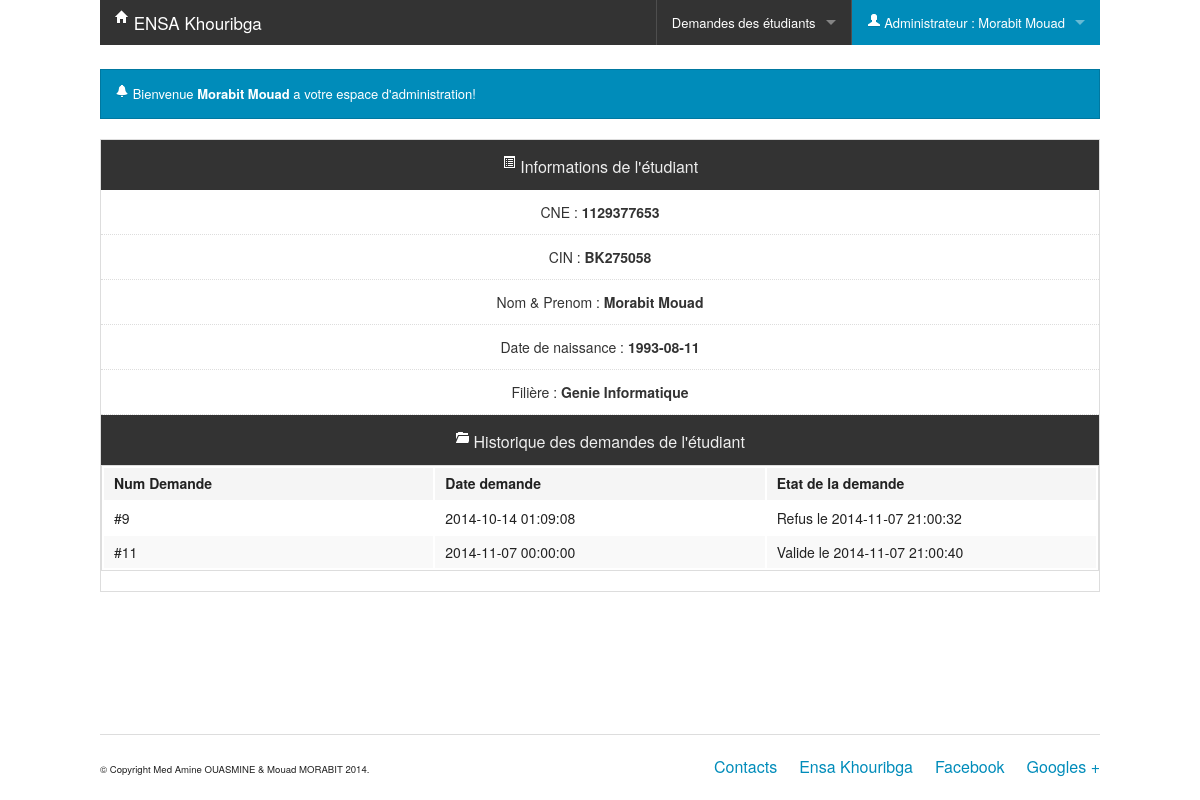
/?page=details_etudiant&cne=1129377653 (signed in), run on the app's committed database.
### tables this page shows
CREATE TABLE IF NOT EXISTS `etudiant` (
  `CNE` varchar(10) NOT NULL,
  `CIN` varchar(10) NOT NULL,
  `nom` varchar(50) NOT NULL,
  `prenom` varchar(50) NOT NULL,
  `date_naissance` date NOT NULL,
  `id_fil` varchar(4) NOT NULL,
  PRIMARY KEY (`CNE`),
  UNIQUE KEY `CIN` (`CIN`),
  KEY `id_fil` (`id_fil`)
);

CREATE TABLE IF NOT EXISTS `filiere` (
  `id` varchar(4) NOT NULL,
  `libelle` varchar(100) NOT NULL,
  PRIMARY KEY (`id`),
  UNIQUE KEY `libelle` (`libelle`)
);

CREATE TABLE IF NOT EXISTS `validation` (
  `id` int(11) NOT NULL AUTO_INCREMENT,
  `date_validation` datetime NOT NULL,
  `id_dem` int(11) NOT NULL,
  `id_admin` int(11) NOT NULL,
  `reponse` enum('Valide','Refus','Expire') NOT NULL,
  PRIMARY KEY (`id`),
  KEY `id_dem` (`id_dem`),
  KEY `id_admin` (`id_admin`)
);

CREATE TABLE IF NOT EXISTS `demande` (
  `id` int(11) NOT NULL AUTO_INCREMENT,
  `date_demande` datetime NOT NULL,
  `CNE` varchar(10) NOT NULL,
  PRIMARY KEY (`id`),
  KEY `CNE` (`CNE`)
);

### Metier/Etudiant.class.php (called while the page is built, shortened)
<?php
	require_once('Personne.class.php');
	require_once('Filiere.class.php');
	require_once('Database.class.php');
	class Etudiant extends Personne
	{
		private $cne;
		private $cin;
		private $date_naissance;
		private $filiere;
		function __construct($nom,$prenom,$cne,$cin,$date_naissance,$filiere)
		{
			$this->cne = $cne;
			$this->cin = $cin;
			$this->date_naissance = $date_naissance;
			$this->filiere=$filiere;
		}
		public function getCne()
		{
			return $this->cne;
		}
		public function getCin()
		{
			return $this->cin;
		}
		public function getDate_naissance()
		{
			return $this->date_naissance;
		}
		public function getFiliere()
		{
			return $this->filiere;
		}
	}
?>

### Metier/Database.class.php (called while the page is built)
<?php
class Database
{
	private static $bdd;
	public static function getConnection()
	{
		if(isset($bdd))
		{
			return self::$bdd;
		}
		else
		{
			try{
			self::$bdd = new PDO('mysql:host=localhost;dbname=demande_scolarite','root','');
			return self::$bdd;
			}
			catch(Exception $e)
			{
				die('Erreur base de donnee : '.$e->getMessage());
				return null;
			}
		}
	}
}
?>

### Metier/EtudiantManager.class.php (called while the page is built, shortened)
<?php
require_once('Etudiant.class.php');
require_once('Database.class.php');
require_once('FiliereManager.class.php');
class EtudiantManager
{
	public static function getById($cne)
		{
			$rep =Database::getConnection()->query('select * from etudiant where cne='.$cne);
			if($donnes=$rep->fetch())
			{
				$filiere = FiliereManager::getById($donnes['id_fil']);
				$etudiant = new Etudiant($donnes['nom'],$donnes['prenom'],$donnes['CNE'],$donnes['CIN'],$donnes['date_naissance'],$filiere);
				return $etudiant;
			}
			else
			{
				return null;
			}
		}
}
?>

### Metier/Personne.class.php (called while the page is built, shortened)
<?php
abstract class Personne
{
	private $nom;
	private $prenom;
	public function __construct($nom,$prenom)
	{
	$this->nom=$nom;
	$this->prenom=$prenom;
	}
	public function getNom()
	{
		return $this->nom;
	}
	public function getPrenom()
	{
		return $this->prenom;
	}
}
?>

### Metier/Filiere.class.php (called while the page is built, shortened)
<?php
class Filiere
{
	private $libelle;
	public function __construct($id,$libelle)
	{
		$this->libelle=$libelle;
	}
	public function getLibelle()
	{
		return $this->libelle;
	}
}
?>

### Metier/FiliereManager.class.php (called while the page is built)
<?php
require_once('Filiere.class.php');
require_once('Database.class.php');
class FiliereManager
{
	public static function getById($filiere)
		{
			$rep =Database::getConnection()->query('select * from filiere where id=\''.$filiere.'\'');
			if($donnes=$rep->fetch())
			{
				$filiere = new Filiere($donnes['id'],$donnes['libelle']);
				return $filiere;
			}
			else
			{
				return null;
			}
		}
}
?>

### Metier/DemandeManager.class.php (called while the page is built, shortened)
<?php
require_once('Demande.class.php');
require_once('Database.class.php');
require_once('EtudiantManager.class.php');
class DemandeManager
{
	public static function getByEtudiant(Etudiant $etud)
	{
			$rep =Database::getConnection()->query('select *,d.id as dem from demande d LEFT OUTER JOIN validation v ON d.id=v.id_dem where CNE=\''.$etud->getCne().'\'');
			$demandes=array();
			while($donnes=$rep->fetch())
			{
				$demandes[]=new Demande($donnes['dem'],$donnes['date_demande'],$etud,new Validation($donnes['date_validation'],$donnes['reponse']));
			}
			return $demandes;
	}
}
?>

### Metier/Demande.class.php (called while the page is built, shortened)
<?php
	require_once('Etudiant.class.php');
	require_once('Validation.class.php');
	class Demande
	{
		private $id;
		private $date_demande;
		private $validation;
		function __construct($id,$date_demande,Etudiant $etudiant,Validation $validation)
		{
			$this->id=$id;
			$this->date_demande = $date_demande;
			$this->validation = $validation;
		}
		public function getId()
		{
			return $this->id;
		}
		function getDate_Demande()
		{
			return $this->date_demande;
		}
		function getValidation()
		{
			return $this->validation;
		}
	}
?>

### Metier/Validation.class.php (called while the page is built, shortened)
<?php
	require_once('Demande.class.php');
	class Validation
	{
		private $date_validation;
		private $reponse;
		 function __construct($date_validation,$reponse)
		{
			$this->date_validation = $date_validation;
			$this->reponse=$reponse;
		}
		public function getDate_validation()
		{
			return $this->date_validation;
		}
		public function getReponse()
		{
			return $this->reponse;
		}
	}
?>

### Pages/details_etudiant.php (the view, shortened to what this page needs)
<?php
if(isset($_SESSION['login']))
{
	if(isset($_GET['cne']))
	{
		$etudiant = EtudiantManager::getById($_GET['cne']);
	}
?>	<script type="text/javascript" ></script>
	<div class="row"><br></div>
	<div data-alert class="alert-box">
	  <i class="icon-white icon-bell"></i> Bienvenue <strong><?php echo htmlspecialchars($_SESSION['nom'].' '.$_SESSION['prenom']);?></strong> a votre espace d'administration!
	 </div>
	<div>
		<div class="large-12 colums">
			<?php
			if(isset($etudiant))
			{
			$demandes = DemandeManager::getByEtudiant($etudiant);
			?>
			<ul class="pricing-table">
				<li class="title"> <i class="icon-white icon-list-alt"></i> Informations de l'étudiant</li>
				<li class="bullet-item">CNE : <strong><?php echo $etudiant->getCne(); ?></strong></li>
				<li class="bullet-item">CIN : <strong><?php echo $etudiant->getCin(); ?></strong></li>
				<li class="bullet-item">Nom & Prenom : <strong><?php echo $etudiant->getNom().' '.$etudiant->getPrenom(); ?></strong></li>
				<li class="bullet-item">Date de naissance : <strong><?php echo $etudiant->getDate_Naissance(); ?></strong></li>
				<li class="bullet-item">Filière : <strong><?php echo $etudiant->getFiliere()->getLibelle(); ?></strong></li>
				<li class="title"><i class="icon-white icon-folder-open"></i> Historique des demandes de l'étudiant</li>
				<table class="large-12" >
				<thead>
					<tr>
						<th width="150">Num Demande</th>
						<th width="150">Date demande</th>
						<th width="150">Etat de la demande</th>
					</tr>
				</thead>
				<tbody>
				<?php
					for($i=0;$i<count($demandes);$i++)
					{
					?>
						<tr>
							<td>#<?php echo $demandes[$i]->getId(); ?></td>
							<td><?php echo $demandes[$i]->getDate_Demande(); ?></td>
							<td><?php  $val = $demandes[$i]->getValidation()->getReponse(); echo (isset($val)?($demandes[$i]->getValidation()->getReponse().' le '.$demandes[$i]->getValidation()->getDate_Validation()):"En Attente"); ?></td>
						</tr>
				<?php
					}
				?>
				</tbody>
			</table>
			</ul>
			<?php
			}
			?>
		</div>
	</div>
<?php
}
?>

### index.php (shortened to what this page needs)
<?php
require_once('Metier/DemandeManager.class.php');
require_once('Metier/EtudiantManager.class.php');
?>
<!doctype html>
<html class="no-js" lang="en">
  <head>
    <link rel="stylesheet" href="css/foundation.css" />
	<link rel="stylesheet" href="css/bootstrap-icons.css" />
  </head>
  <body>
	<?php
	include_once('/includes/header.php');
	?>
	<div class="row">
	<div class="large-12">
	<?php
		if(isset($_GET['page']))
		{
			$page = $_GET['page'];
			switch($page)
			{
				case 'details_etudiant':
				include('/Pages/details_etudiant.php');
				break;
			}
		}
	?>
	</div>
	</div>
	<?php
	include_once('/includes/footer.php');
	?>
  </body>
</html>

### includes/header.php (shortened to what this page needs)
<div class="row large-12">
  		<nav class="top-bar foundation-bar" data-topbar>
				<ul class="title-area">
					<li class="name">
					<h1><a href="?page=accueil"><i class="icon-white icon-home"></i> ENSA Khouribga</a></h1>
					</li>
				</ul>
			<section class="top-bar-section">
				<ul class="right">
					<?php
					if(isset($_SESSION['type']))
					{
					?>
						<?php
						if($_SESSION['type']=='Etudiant')
						{
						?>
					<li <?php if($_GET['page']=='espace_demandes_etudiant') echo 'class="active"' ?>><a href="?page=espace_demandes_etudiant">Demandes d'attestation</a></li>
						<?php
						}
						else
						{
						?>
						<li class="has-dropdown"><a href="#">Demandes des étudiants</a>
						</li>
						<?php
						}
						?>
					<li class=" <?php if($_GET['page']!='espace_demandes_etudiant' and $_GET['page']!='espace_validation_demandes') echo 'active' ?> has-dropdown"><a href="?page=<?php echo ($_SESSION['type']=='Etudiant')?'Espace_de_gestion_etudiant':'Espace_de_gestion_administrateur'?>"><i class="icon-white icon-user"></i> <?php echo $_SESSION['type'].' : '.htmlspecialchars($_SESSION['nom'].' '.$_SESSION['prenom']);?></a>
					</li>
					<?php
					}
					?>
				</ul>
				</section>
			</nav>
	</div>

### includes/footer.php
<div id="footer">
	<footer class="row">
		<div class="large-12"><hr>
			<div class="row">
				<div class="large-6 columns">
					<p><small>© Copyright  Med Amine OUASMINE & Mouad MORABIT 2014.</small></p>
				</div>
				<div class="large-6 columns">
					<ul class="inline-list right">
						<li><a href="#">Contacts</a></li>
						<li><a href="#">Ensa Khouribga</a></li>
						<li><a href="#">Facebook</a></li>
						<li><a href="#">Googles +</a></li>
					</ul>
				</div>
			</div>
		</div>
		</footer>
	</div>

### data on the page
etudiant: CNE "1129377653", CIN "BK275058", nom "Morabit", prenom "Mouad", date_naissance "1993-08-11"
filiere: libelle "Genie Informatique"
validation: id_dem "9", id_dem.date_demande "2014-10-14 01:09:08", reponse "Refus", date_validation "2014-11-07 21:00:32"
validation: id_dem "11", id_dem.date_demande "2014-11-07 00:00:00", reponse "Valide", date_validation "2014-11-07 21:00:40"

### other printed values
$_SESSION['type'] "Administrateur"
$_SESSION['nom'].' '.$_SESSION['prenom'] "Morabit Mouad"
